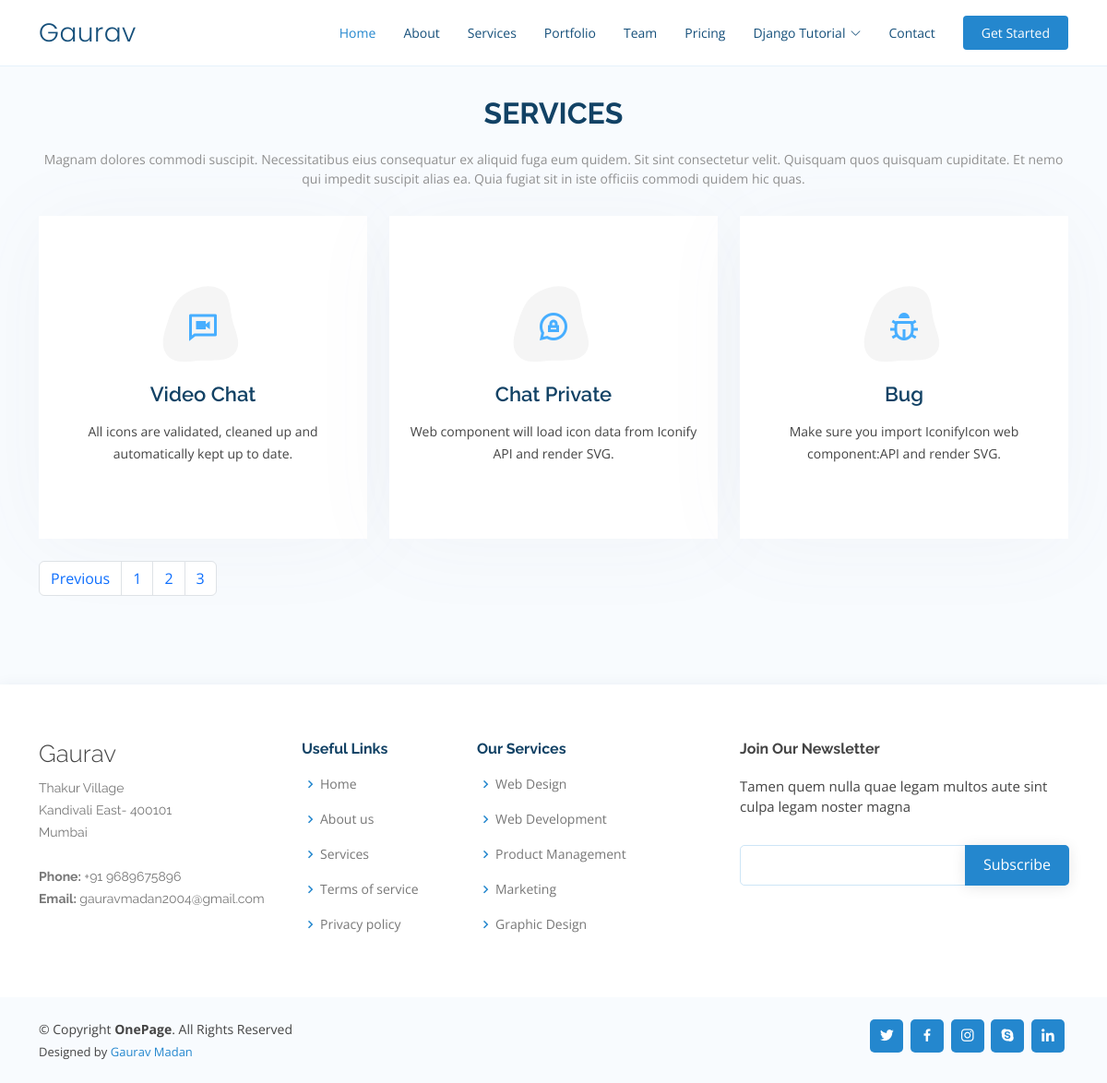
/services/?page=3, run on the app's committed database.
### service/models.py (models this page shows)
class services(models.Model):
    service_icon = models.CharField(max_length=50)
    service_title = models.CharField(max_length=50)
    service_desc =models.CharField(max_length=100)

### gaurav/views.py (the view)
# urls.py: path('services/', views.service,name="service"),
def service(request):
    servicesData = services.objects.all()
    paginator =Paginator(servicesData,3)
    page_number =request.GET.get('page')
    servicesDataFinal =paginator.get_page(page_number)
    data ={
        'servicesData':servicesDataFinal
    }
    return render(request,'services.html',data)

### templates/services.html (shortened to what this page needs)
{% extends "base.html" %}
{% block content %}
  <main id="main">
    <br>
    <section id="services" class="services section-bg">
      <div class="container" data-aos="fade-up">
        <div class="section-title">
          <h2>Services</h2>
          <p>Magnam dolores commodi suscipit. Necessitatibus eius consequatur ex aliquid fuga eum quidem. Sit sint consectetur velit. Quisquam quos quisquam cupiditate. Et nemo qui impedit suscipit alias ea. Quia fugiat sit in iste officiis commodi quidem hic quas.</p>
        </div>
        <div class="row">
          {% for n in servicesData %}
          <div class="col-lg-4 col-md-6 d-flex align-items-stretch" data-aos="zoom-in" data-aos-delay="100">
            <div class="icon-box iconbox-blue mb-4">
              <div class="icon">
                <i class={{n.service_icon}}></i>
              </div>
              <h4><a href="">{{n.service_title}}</a></h4>
              <p>{{n.service_desc}}</p>
            </div>
          </div>
          {% endfor %}
          <nav aria-label="...">
            <ul class="pagination">
              {% if servicesData.has_previous %}
              <li class="page-item">
                <a class="page-link" href="/services/?page={{servicesData.previous_page_number}}">Previous</a>
              </li>
              {% endif %}
              <li class="page-item">
                <a class="page-link" href="/services/?page=1">1</a>
              </li>
              <li class="page-item">
                <a class="page-link" href="/services/?page=2">2</a>
              </li>
              <li class="page-item">
                <a class="page-link" href="/services/?page=3">3</a>
              </li>
            </ul>
          </nav>
        </div>
      </div>
    </section>
  </main>
{% endblock %}

### static/assets/css/style.css (style rules this page uses)
body { font-family: "Open Sans", sans-serif; color: #444444; }
a { color: #2487ce; text-decoration: none; }
h1, h2, h3, h4, h5, h6 { font-family: "Raleway", sans-serif; }
section { padding: 80px 0; overflow: hidden; }
.section-bg { background-color: #f8fbfe; }
.section-title { text-align: center; padding-bottom: 30px; }
.section-title h2 { font-size: 32px; font-weight: bold; text-transform: uppercase; margin-bottom: 20px; padding-bottom: 0; color: #124265; }
.section-title p { margin-bottom: 0; font-size: 14px; color: #919191; }
.services .icon-box { text-align: center; padding: 70px 20px 80px 20px; transition: all ease-in-out 0.3s; background: #fff; box-shadow: 0px 5px 90px 0px rgba(110, 123, 131, 0.05); }
.services .icon-box .icon { margin: 0 auto; width: 100px; height: 100px; display: flex; align-items: center; justify-content: center; transition: ease-in-out 0.3s; position: relative; }
.services .icon-box .icon i { font-size: 36px; transition: 0.5s; position: relative; }
.services .icon-box .icon svg { position: absolute; top: 0; left: 0; }
.services .icon-box h4 { font-weight: 600; margin: 10px 0 15px 0; font-size: 22px; }
.services .icon-box h4 a { color: #124265; transition: ease-in-out 0.3s; }
.services .icon-box p { line-height: 24px; font-size: 14px; margin-bottom: 0; }
.services .iconbox-blue i { color: #47aeff; }

### data on the page
services: service_title "Video Chat", service_desc "All icons are validated, cleaned up and automatically kept up to date."
services: service_title "Chat Private", service_desc "Web component will load icon data from Iconify API and render SVG."
services: service_title "Bug", service_desc "Make sure you import IconifyIcon web component:API and render SVG."
